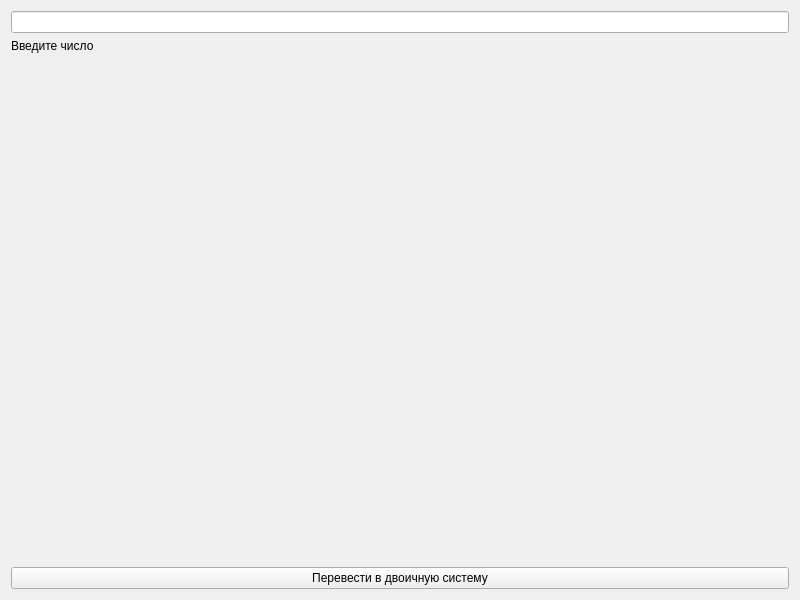
<?xml version="1.0" encoding="UTF-8"?>
<ui version="4.0">
 <class>Widget</class>
 <widget class="QWidget" name="Widget">
  <property name="geometry">
   <rect>
    <x>0</x>
    <y>0</y>
    <width>800</width>
    <height>600</height>
   </rect>
  </property>
  <property name="windowTitle">
   <string>Widget</string>
  </property>
  <layout class="QVBoxLayout" name="verticalLayout">
   <item>
    <widget class="QLineEdit" name="inputLineEdit"/>
   </item>
   <item>
    <widget class="QLabel" name="ansLabel">
     <property name="text">
      <string>Введите число</string>
     </property>
    </widget>
   </item>
   <item>
    <spacer name="verticalSpacer">
     <property name="orientation">
      <enum>Qt::Vertical</enum>
     </property>
     <property name="sizeHint" stdset="0">
      <size>
       <width>20</width>
       <height>40</height>
      </size>
     </property>
    </spacer>
   </item>
   <item>
    <widget class="QPushButton" name="pushButton">
     <property name="text">
      <string>Перевести в двоичную систему</string>
     </property>
    </widget>
   </item>
  </layout>
 </widget>
 <resources/>
 <connections/>
</ui>
